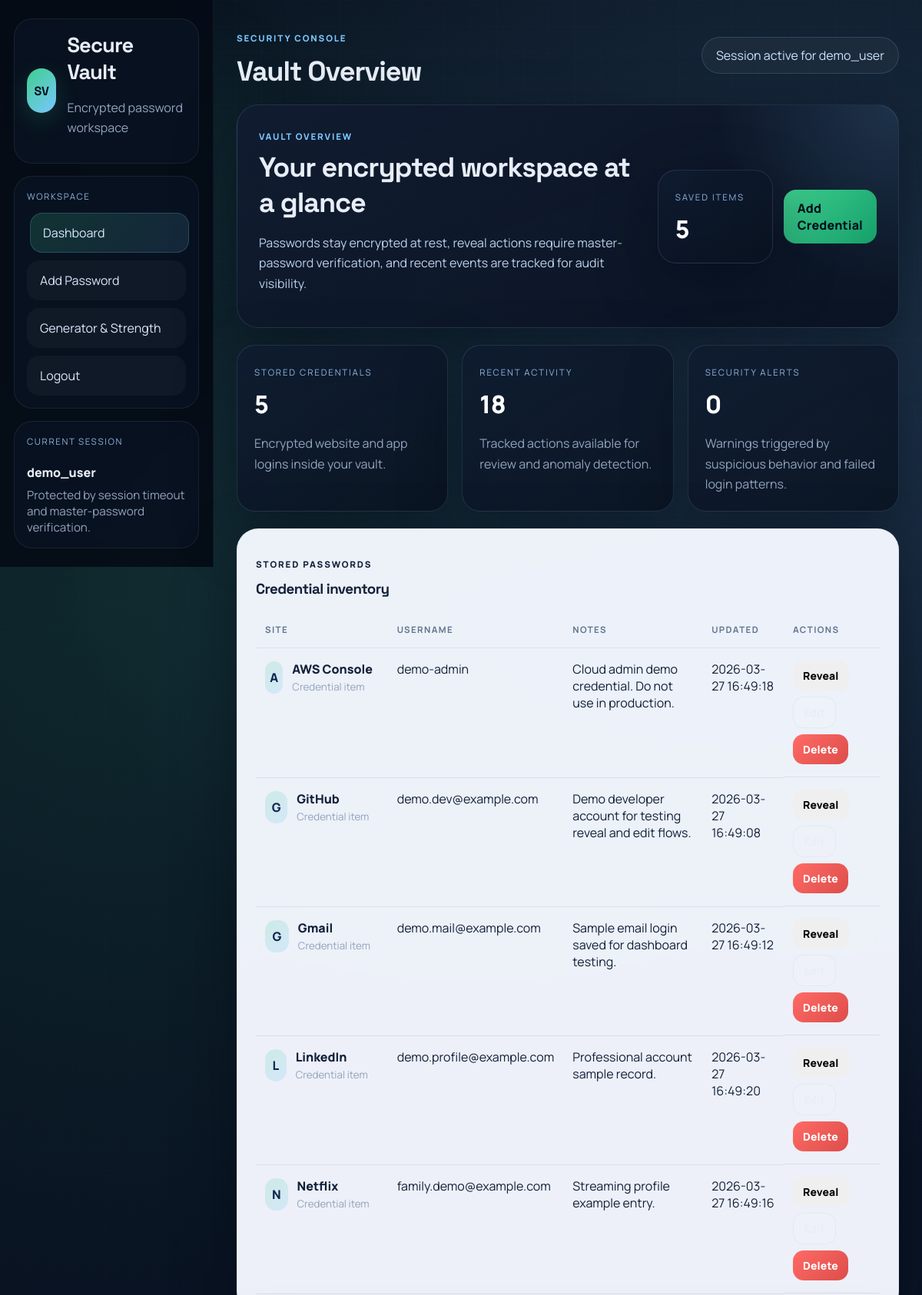
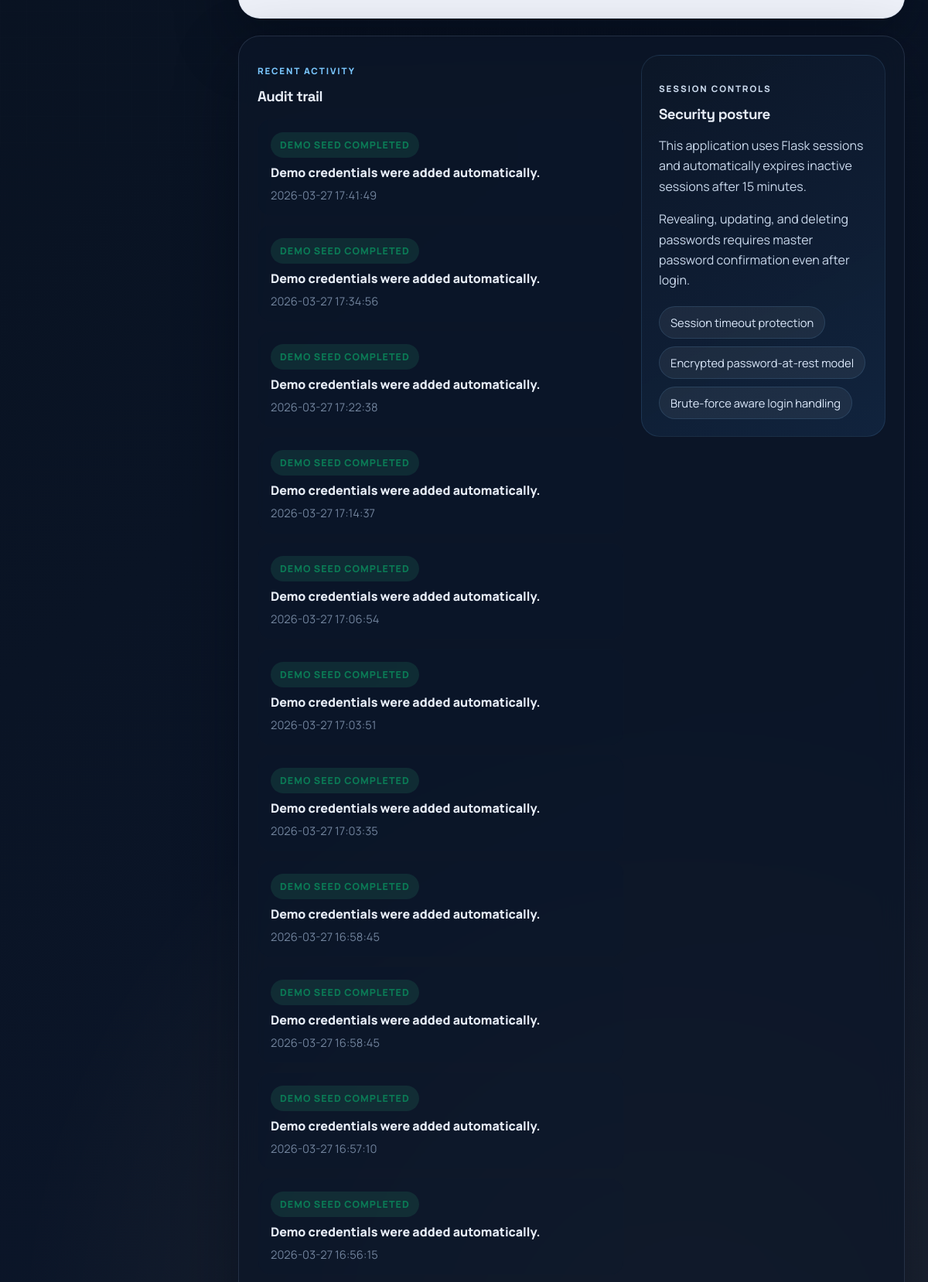
/dashboard (signed in, upper part), run on the app's committed database (2 pictures, top to bottom).
### tables this page shows
CREATE TABLE users (
                    id INTEGER PRIMARY KEY AUTOINCREMENT,
                    username TEXT NOT NULL UNIQUE,
                    password_hash BLOB NOT NULL,
                    encryption_salt BLOB NOT NULL,
                    failed_attempts INTEGER NOT NULL DEFAULT 0,
                    lockout_until TEXT,
                    created_at TEXT NOT NULL
                );

CREATE TABLE passwords (
                    id INTEGER PRIMARY KEY AUTOINCREMENT,
                    user_id INTEGER NOT NULL,
                    site TEXT NOT NULL,
                    username TEXT NOT NULL,
                    encrypted_password BLOB NOT NULL,
                    notes TEXT,
                    created_at TEXT NOT NULL,
                    updated_at TEXT NOT NULL,
                    FOREIGN KEY(user_id) REFERENCES users(id) ON DELETE CASCADE
                );

CREATE TABLE logs (
                    id INTEGER PRIMARY KEY AUTOINCREMENT,
                    user_id INTEGER,
                    action TEXT NOT NULL,
                    details TEXT,
                    timestamp TEXT NOT NULL,
                    FOREIGN KEY(user_id) REFERENCES users(id) ON DELETE SET NULL
                );

### backend/app.py (the view)
        @app.route("/dashboard")
        @login_required
        def dashboard():
            user_id = session["user_id"]
            return render_template(
                "dashboard.html",
                entries=self.db.get_passwords_for_user(user_id),
                logs=self.db.recent_logs(user_id),
                alerts=self.db.suspicious_events(user_id),
                active_page="dashboard",
            )

### backend/app.py (called while the page is built)
    def _touch_session(self) -> None:
        session.permanent = True
        session["last_seen"] = str(os.times())

### backend/models.py (called while the page is built, shortened)
def _utcnow() -> datetime:
    return datetime.now(timezone.utc)

    @contextmanager
    def connect(self):
        connection = sqlite3.connect(self.db_path)
        connection.row_factory = sqlite3.Row
        try:
            yield connection
            connection.commit()
        finally:
            connection.close()

    def get_user_by_id(self, user_id: int) -> Optional[sqlite3.Row]:
        with self.connect() as conn:
            return conn.execute("SELECT * FROM users WHERE id = ?", (user_id,)).fetchone()

    def get_passwords_for_user(self, user_id: int) -> List[sqlite3.Row]:
        with self.connect() as conn:
            return conn.execute(
                """
                SELECT id, site, username, notes, created_at, updated_at
                FROM passwords
                WHERE user_id = ?
                ORDER BY LOWER(site), LOWER(username)
                """,
                (user_id,),
            ).fetchall()

    def recent_logs(self, user_id: int, limit: int = 25) -> List[sqlite3.Row]:
        with self.connect() as conn:
            return conn.execute(
                """
                SELECT id, action, details, timestamp
                FROM logs
                WHERE user_id = ?
                ORDER BY timestamp DESC
                LIMIT ?
                """,
                (user_id, limit),
            ).fetchall()

    def recent_failed_login_count(self, user_id: int, minutes: int = 15) -> int:
        threshold = (_utcnow() - timedelta(minutes=minutes)).isoformat()
        with self.connect() as conn:
            row = conn.execute(
                """
                SELECT COUNT(*) AS total
                FROM logs
                WHERE user_id = ? AND action = 'LOGIN_FAILED' AND timestamp >= ?
                """,
                (user_id, threshold),
            ).fetchone()
        return int(row["total"]) if row else 0

    def suspicious_events(self, user_id: int) -> List[Dict[str, str]]:
        user = self.get_user_by_id(user_id)
        alerts: List[Dict[str, str]] = []
        if not user:
            return alerts
        failed_recently = self.recent_failed_login_count(user_id)
        recent_logs = self.recent_logs(user_id, limit=10)
        sensitive_views = sum(1 for log in recent_logs if log["action"] == "PASSWORD_VIEWED")
        return alerts

### frontend/templates/dashboard.html (shortened to what this page needs)
{% extends "base.html" %}
{% block page_heading %}Vault Overview{% endblock %}
{% block content %}
<section class="hero-banner">
    <div class="hero-banner-copy">
        <span class="eyebrow">Vault Overview</span>
        <h3>Your encrypted workspace at a glance</h3>
        <p>Passwords stay encrypted at rest, reveal actions require master-password verification, and recent events are tracked for audit visibility.</p>
    </div>
    <div class="hero-banner-actions">
        <div class="stat-card compact-stat">
            <span class="stat-label">Saved items</span>
            <strong>{{ entries|length }}</strong>
        </div>
        <a href="{{ url_for('add_password') }}" class="button primary">Add Credential</a>
    </div>
</section>
<section class="stats-grid">
    <article class="stat-card">
        <span class="stat-label">Stored Credentials</span>
        <strong>{{ entries|length }}</strong>
        <p>Encrypted website and app logins inside your vault.</p>
    </article>
    <article class="stat-card">
        <span class="stat-label">Recent Activity</span>
        <strong>{{ logs|length }}</strong>
        <p>Tracked actions available for review and anomaly detection.</p>
    </article>
    <article class="stat-card">
        <span class="stat-label">Security Alerts</span>
        <strong>{{ alerts|length }}</strong>
        <p>Warnings triggered by suspicious behavior and failed login patterns.</p>
    </article>
</section>
<section class="panel panel-strong">
    <div class="panel-head">
        <div>
            <p class="eyebrow">Stored Passwords</p>
            <h3>Credential inventory</h3>
        </div>
    </div>
    {% if entries %}
    <div class="table-wrap polished-table-wrap">
        <table class="vault-table">
            <thead>
                <tr>
                    <th>Site</th>
                    <th>Username</th>
                    <th>Notes</th>
                    <th>Updated</th>
                    <th>Actions</th>
                </tr>
            </thead>
            <tbody>
                {% for entry in entries %}
                <tr>
                    <td>
                        <div class="entry-site">
                            <span class="entry-badge">{{ entry.site[:1]|upper }}</span>
                            <div>
                                <strong>{{ entry.site }}</strong>
                                <small>Credential item</small>
                            </div>
                        </div>
                    </td>
                    <td>{{ entry.username }}</td>
                    <td>{{ entry.notes or 'No notes' }}</td>
                    <td>{{ entry.updated_at|datetime }}</td>
                    <td class="actions">
                        <button class="button small reveal-btn" data-entry-id="{{ entry.id }}" data-site="{{ entry.site }}">Reveal</button>
                        <a href="{{ url_for('edit_password', entry_id=entry.id) }}" class="button small secondary">Edit</a>
                        <button class="button small danger delete-btn" data-entry-id="{{ entry.id }}" data-site="{{ entry.site }}">Delete</button>
                    </td>
                </tr>
                {% endfor %}
            </tbody>
        </table>
    </div>
    {% endif %}
</section>
<section class="panel split-panel split-panel-uneven">
    <div>
        <div class="panel-head">
            <div>
                <p class="eyebrow">Recent Activity</p>
                <h3>Audit trail</h3>
            </div>
        </div>
        <ul class="log-list refined-log-list">
            {% for log in logs %}
            <li>
                <span class="log-pill">{{ log.action.replace('_', ' ') }}</span>
                <strong>{{ log.details or 'No details provided.' }}</strong>
                <time>{{ log.timestamp|datetime }}</time>
            </li>
            {% endfor %}
        </ul>
    </div>
    <div class="info-card premium-info-card">
        <p class="eyebrow">Session Controls</p>
        <h3>Security posture</h3>
        <p>This application uses Flask sessions and automatically expires inactive sessions after 15 minutes.</p>
        <p>Revealing, updating, and deleting passwords requires master password confirmation even after login.</p>
        <div class="mini-points">
            <span>Session timeout protection</span>
            <span>Encrypted password-at-rest model</span>
            <span>Brute-force aware login handling</span>
        </div>
    </div>
</section>
{% endblock %}

### frontend/templates/base.html (shortened to what this page needs)
<!DOCTYPE html>
<html lang="en">
<head>
    <link rel="stylesheet" href="{{ url_for('static', filename='styles.css') }}">
</head>
<body>
    <div class="page-shell">
        {% if session.get('user_id') %}
        <aside class="sidebar">
            <div class="sidebar-top">
                <div class="brand-mark">SV</div>
                <div>
                    <h1>Secure Vault</h1>
                    <p class="muted">Encrypted password workspace</p>
                </div>
            </div>
            <div class="sidebar-panel">
                <p class="sidebar-label">Workspace</p>
                <nav class="nav-links">
                    <a href="{{ url_for('dashboard') }}" class="{% if active_page == 'dashboard' %}active{% endif %}">Dashboard</a>
                    <a href="{{ url_for('add_password') }}" class="{% if active_page == 'add' %}active{% endif %}">Add Password</a>
                    <a href="{{ url_for('tools') }}" class="{% if active_page == 'tools' %}active{% endif %}">Generator & Strength</a>
                    <a href="{{ url_for('logout') }}">Logout</a>
                </nav>
            </div>
            <div class="sidebar-footer">
                <p class="sidebar-label">Current Session</p>
                <strong>{{ session.get('username') }}</strong>
                <span>Protected by session timeout and master-password verification.</span>
            </div>
        </aside>
        {% endif %}
        <main class="content {% if not session.get('user_id') %}auth-layout{% endif %}">
            {% if session.get('user_id') %}
            <header class="topbar">
                <div>
                    <p class="eyebrow">Security Console</p>
                    <h2>{% block page_heading %}Professional Password Control{% endblock %}</h2>
                </div>
                <div class="topbar-chip">Session active for {{ session.get('username') }}</div>
            </header>
            {% endif %}
            {% block content %}{% endblock %}
        </main>
    </div>
</body>
</html>

### data on the page
users: get "demo_user"
passwords: site "A", site "AWS Console", username "demo-admin", notes "Cloud admin demo credential. Do not use in production.", updated_at "2026-03-27 16:49:18"
passwords: site "G", site "GitHub", username "demo.dev@example.com", notes "Demo developer account for testing reveal and edit flows.", updated_at "2026-03-27 16:49:08"
passwords: site "G", site "Gmail", username "demo.mail@example.com", notes "Sample email login saved for dashboard testing.", updated_at "2026-03-27 16:49:12"
passwords: site "L", site "LinkedIn", username "demo.profile@example.com", notes "Professional account sample record.", updated_at "2026-03-27 16:49:20"
passwords: site "N", site "Netflix", username "family.demo@example.com", notes "Streaming profile example entry.", updated_at "2026-03-27 16:49:16"
logs: action.replace "DEMO SEED COMPLETED", details "Demo credentials were added automatically.", timestamp "2026-03-27 17:41:49"
logs: action.replace "DEMO SEED COMPLETED", details "Demo credentials were added automatically.", timestamp "2026-03-27 17:34:56"
logs: action.replace "DEMO SEED COMPLETED", details "Demo credentials were added automatically.", timestamp "2026-03-27 17:22:38"
logs: action.replace "DEMO SEED COMPLETED", details "Demo credentials were added automatically.", timestamp "2026-03-27 17:14:37"
logs: action.replace "DEMO SEED COMPLETED", details "Demo credentials were added automatically.", timestamp "2026-03-27 17:06:54"
logs: action.replace "DEMO SEED COMPLETED", details "Demo credentials were added automatically.", timestamp "2026-03-27 17:03:51"
logs: action.replace "DEMO SEED COMPLETED", details "Demo credentials were added automatically.", timestamp "2026-03-27 17:03:35"
logs: action.replace "DEMO SEED COMPLETED", details "Demo credentials were added automatically.", timestamp "2026-03-27 16:58:45"
logs: action.replace "DEMO SEED COMPLETED", details "Demo credentials were added automatically.", timestamp "2026-03-27 16:58:45"
logs: action.replace "DEMO SEED COMPLETED", details "Demo credentials were added automatically.", timestamp "2026-03-27 16:57:10"
logs: action.replace "DEMO SEED COMPLETED", details "Demo credentials were added automatically.", timestamp "2026-03-27 16:56:15"

### other printed values
{{ entries|length }} "5"
{{ logs|length }} "18"
{{ alerts|length }} "0"
